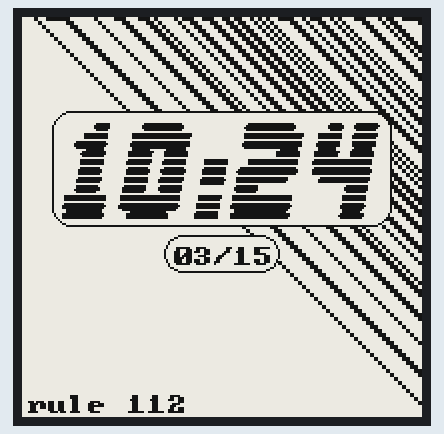
Simulated run of this sketch. Board: ESP32. Parts: 200×200 one-colour display. The local clock reads 2024-03-15 10:24:30 at power-on unless the sketch sets it.

Above: at 2.3 s.
At 30.8 s:
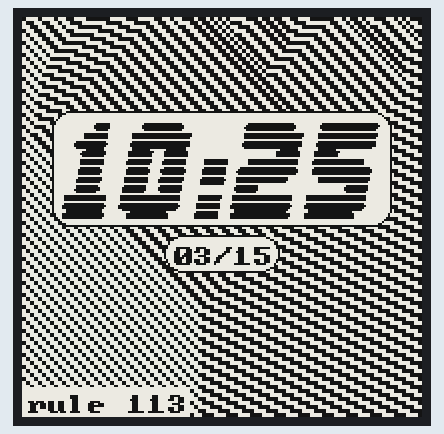
At 91.3 s:
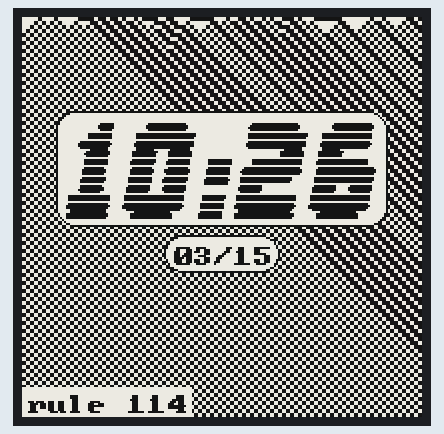

The sketch:

Watchy_CellularAutomata.ino
```cpp
#include "Watchy_CellularAutomata.h"
#include "settings.h"

WatchyCellularAutomata watchy(settings);

void setup() {
  watchy.init();
}

void loop() {}
```

Watchy_CellularAutomata.cpp
```cpp
#include "Watchy_CellularAutomata.h"
// #include "transformation_rules.h"
#include <random>

// Global variables for dynamic memory management
bool** grid = nullptr;
const int cellSize = 2;  // Scale the pattern up or down
const int width = 200 / cellSize;
const int height = 200 / cellSize;
int rule = -1;

void allocateGrid() {
  if (grid == nullptr) {
    grid = new bool*[height];
    for (int i = 0; i < height; ++i) {
      grid[i] = new bool[width]{ 0 };
    }
  }
}

void freeGrid() {
  if (grid != nullptr) {
    for (int i = 0; i < height; ++i) {
      delete[] grid[i];
    }
    delete[] grid;
    grid = nullptr;
  }
}

// void WatchyCellularAutomata::showBuzz() {
//   display.setFullWindow();
//   display.fillScreen(GxEPD_BLACK);
//   display.setFont(&FreeMonoBold9pt7b);
//   display.setTextColor(GxEPD_WHITE);
//   display.setCursor(0, 80);
//   display.display(false); // full refresh

//   int rule = (currentTime.Hour * 60 + currentTime.Minute) % 256;
//   int minRule = rule;
//   bool conj = true;
//   bool refl = true;

//   display.println("rule " + String(rule) + " recipe");
//   display.print("-------------");
//   if (rule > 9) display.print("-");
//   if (rule > 99) display.print("-");

//   display.println("rule " + minRule);
//   if (conj) display.println("  +conjugated");
//   if (refl) display.println("  +reflected");

//   display.printf("table vals: %d %d% d% d% d% %d\n", myTable[0],myTable[1],myTable[2],myTable[3],myTable[4],myTable[5]);


//   // sensor.getCounter();
//   // getWeatherData()
//   // getBatteryVoltage / 4.2
//   // get wifi status

//   // showWatchFace();
// }

void WatchyCellularAutomata::showCAinfo() {
  display.fillScreen(GxEPD_WHITE);  // Clear the display
  display.setTextColor(GxEPD_BLACK);
  display.setFont(&Px437_IBM_BIOS5pt7b);
  display.setCursor(85, 100);
  display.printf("Rule: %d", rule);
  delay(3000);
  return;
}

void WatchyCellularAutomata::drawWatchFace() {

  allocateGrid();  // Ensure grid is allocated

  // int time_12h = hourFormat12(makeTime(currentTime));

  char time[6];
  // snprintf(time, sizeof(time), "%02d:%02d", time_12h, currentTime.Minute);
  snprintf(time, sizeof(time), "%02d:%02d", currentTime.Hour, currentTime.Minute);

  char date[6];
  snprintf(date, sizeof(date), "%02d/%02d", currentTime.Month, currentTime.Day);

  // Worldwide UTC-0 datetime cipher seed
  // Format "DD + MM + YYYY + W + HH + MM"
  // Ensures all time accurate Watchys always display the same random CA pattern, worldwide
  tmElements_t UTC_tm;
  time_t UTC_0 = makeTime(currentTime) - settings.gmtOffset;
  breakTime(UTC_0, UTC_tm);
  // char cipherSeed[26]; // 25 chars * 8 bits = 200 pixels + null terminator
  // snprintf(cipherSeed, sizeof(cipherSeed), "%02d%02d%04d%02d%02d%d%02d%02d%04d%02d%02d",
  //   UTC_tm.Day, UTC_tm.Month, UTC_tm.Year + 1970, // Adjust UTC_tm.Year if necessary
  //   UTC_tm.Hour, UTC_tm.Minute, UTC_tm.Wday,
  //   UTC_tm.Day, UTC_tm.Month, UTC_tm.Year + 1970, // Repeat for the second half
  //   UTC_tm.Hour, UTC_tm.Minute);

  // bool cipherBitarray[200] = {0};

  // for(int i = 0; i < 25; i++) {
  //   char ch = cipherSeed[i];
  //   for(int bit = 0; bit < 8; bit++) {
  //     int pos = i * 8 + bit;
  //     cipherBitarray[pos] = (ch >> (7 - bit)) & 1;
  //   }
  // }

  // Randomly initialize the first row
  // for (int i = 0; i < width; i++) {
  //     // Just do a whole buncha scramblin
  //     int x = (UTC_tm.Minute << 6) * i + (UTC_tm.Hour << 12) * i;
  //     x ^= UTC_tm.Day * i + (UTC_tm.Month << 5) * i + ((UTC_tm.Year % 100) << 9) * i;
  //     x ^= UTC_tm.Wday << 16 * i;
  //     // Finally seed rand with the synced seed
  //     srand(x);
  //     x += rand();
  //     x ^= 1;
  //     x ^= x << 13;
  //     x ^= x >> 17;
  //     x ^= x << 5;
  //     grid[0][i] = x % 2;
  // }

  // Randomly initialize the first row
  for (int i = 0; i < width; i++) {
    int seed = UTC_tm.Year + UTC_tm.Month + UTC_tm.Day + UTC_tm.Wday + UTC_tm.Hour + UTC_tm.Minute;
    seed = seed * i + i + seed;
    // srand(seed);
    std::mt19937 gen(seed);
    std::uniform_int_distribution<> distrib(0, 1);
    // int x = rand();
    int x = distrib(gen);
    grid[0][i] = x % 2;
  }

  rule = (currentTime.Hour * 60 + currentTime.Minute) % 256;

  for (int y = 1; y < height; y++) {
    for (int x = 0; x < width; x++) {
      int left = (x == 0) ? 0 : grid[y - 1][x - 1];
      int center = grid[y - 1][x];
      int right = (x == width - 1) ? 0 : grid[y - 1][x + 1];
      int pattern = left * 4 + center * 2 + right;

      // Determine new state based on the rule's binary representation
      grid[y][x] = (rule >> pattern) & 1;
    }
  }

  // Display the pattern on the e-paper display
  display.fillScreen(GxEPD_WHITE);  // Clear the display
  for (int y = 0; y < height; y++) {
    for (int x = 0; x < width; x++) {
      if (grid[y][x]) {
        //display.drawPixel(x, y, GxEPD_BLACK);
        display.fillRect(x * cellSize, y * cellSize, cellSize, cellSize, GxEPD_BLACK);
        //display.fillRoundRect(x * cellSize, y * cellSize, cellSize, cellSize, (x + y) % 100, GxEPD_BLACK);
        //display.fillCircle(x * cellSize, y * cellSize, cellSize, cellSize, GxEPD_BLACK);
      }
    }
  }

  // Draw the rest of the owl

  // Display the time
  display.setTextColor(GxEPD_BLACK);
  int16_t x1, y1;
  uint16_t w, h;

  display.setFont(&abduction200230pt7b);
  display.getTextBounds(time, 0, 0, &x1, &y1, &w, &h);  // Get bounds for centering
  int timeX = (200 - w) / 2;
  int timeY = (200 / 2) - h;  // Adjust for vertical centering
  display.fillRoundRect(timeX - 5, timeY - 5, w + 10, h + 10, 10, GxEPD_WHITE);
  display.drawRoundRect(timeX - 5, timeY - 5, w + 10, h + 10, 10, GxEPD_BLACK);

  if (currentTime.Hour == 3 && currentTime.Minute == 14) {
    display.drawBitmap((200 - 50) / 2, timeY, pi, 50, 50, GxEPD_BLACK);
  } else {

    display.setCursor(timeX, timeY + h);
    display.println(time);
  }

  // Display the date below the time
  display.setFont(&Px437_IBM_BIOS5pt7b);
  display.getTextBounds(date, 0, 0, &x1, &y1, &w, &h);  // Recalculate bounds for the date
  int dateX = (200 - w) / 2;
  int dateY = timeY + h + 53;  // Position below the time display
  display.fillRoundRect(dateX - 5, dateY - 5, w + 10, h + 10, 10, GxEPD_WHITE);
  display.drawRoundRect(dateX - 5, dateY - 5, w + 10, h + 10, 10, GxEPD_BLACK);

  if (currentTime.Month == 3 && currentTime.Day == 14) { //Change to 3/14
    int pi_size = 14;
    dateY = timeY + (pi_size / 2) + 53;
    display.drawBitmap((200 - pi_size) / 2, dateY, pi_small, pi_size, pi_size, GxEPD_BLACK);
  } else {
    display.setCursor(dateX, dateY + h);
    display.println(date);
  }

  // Display the current CA rule in the bottom right corner
  String ruleText = "rule " + String(rule);
  // Calculate the width and height of the text to be displayed
  display.getTextBounds(ruleText, 0, 200, &x1, &y1, &w, &h);
  int textX = 3;            // 3 pixels padding from the left edge
  int textY = 200 - h - 3;  // Adjust for padding from the bottom edge
  display.fillRect(textX - 3, textY - 3, w + 6, h + 6, GxEPD_WHITE);
  display.setCursor(textX, textY + h);  // Adjust cursor to the bottom-left of the text, considering its height
  display.print(ruleText);

  freeGrid();
}
```

Watchy_CellularAutomata.h
```cpp
#ifndef WATCHY_CELLULARAUTOMATA_H
#define WATCHY_CELLULARAUTOMATA_H

#include <Watchy.h>
#include "Px437_IBM_BIOS5pt7b.h"
#include "abduction200230pt7b_DATETIME.h"
#include "icons.h"

class WatchyCellularAutomata : public Watchy {
    using Watchy::Watchy;
    public:
        void drawWatchFace();
        // void showBuzz();
        void showCAinfo();
};

#endif
```

settings.h
```cpp
#ifndef SETTINGS_H
#define SETTINGS_H

//Weather Settings
#define CITY_ID "4930956" //Boston https://openweathermap.org/current#cityid
#define OPENWEATHERMAP_APIKEY "f058fe1cad2afe8e2ddc5d063a64cecb" //use your own API key :)
#define OPENWEATHERMAP_URL "http://api.openweathermap.org/data/2.5/weather?id=" //open weather api
#define TEMP_UNIT "imperial" //metric = Celsius , imperial = Fahrenheit
#define TEMP_LANG "en"
#define WEATHER_UPDATE_INTERVAL 30 //must be greater than 5, measured in minutes
//NTP Settings
#define NTP_SERVER "pool.ntp.org"
#define GMT_OFFSET_SEC 3600 * -4 //New York is UTC -5 EST, -4 EDT, will be overwritten by weather data

watchySettings settings{
    .cityID = CITY_ID,
    .weatherAPIKey = OPENWEATHERMAP_APIKEY,
    .weatherURL = OPENWEATHERMAP_URL,
    .weatherUnit = TEMP_UNIT,
    .weatherLang = TEMP_LANG,
    .weatherUpdateInterval = WEATHER_UPDATE_INTERVAL,
    .ntpServer = NTP_SERVER,
    .gmtOffset = GMT_OFFSET_SEC,
    .vibrateOClock = true,
};

#endif
```

Source omitted: BM_BIOS5pt7b.h (data table, 10218 bytes), t7b_DATETIME.h (data table, 30664 bytes), icons.h (data table, 4470 bytes)

Measured:
- what the display in image 1 shows lasts 60.5 s, from 30.8 s to 91.3 s
